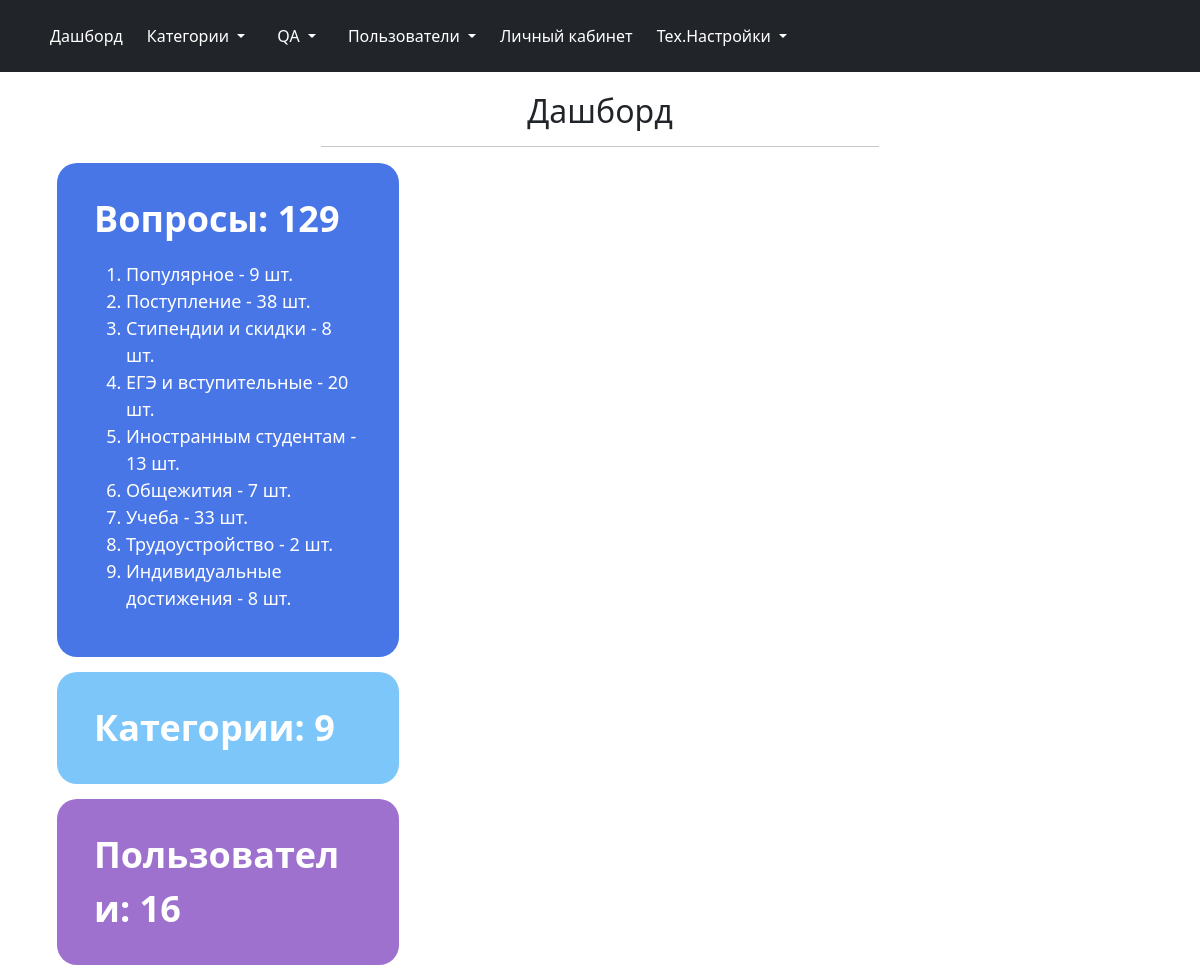
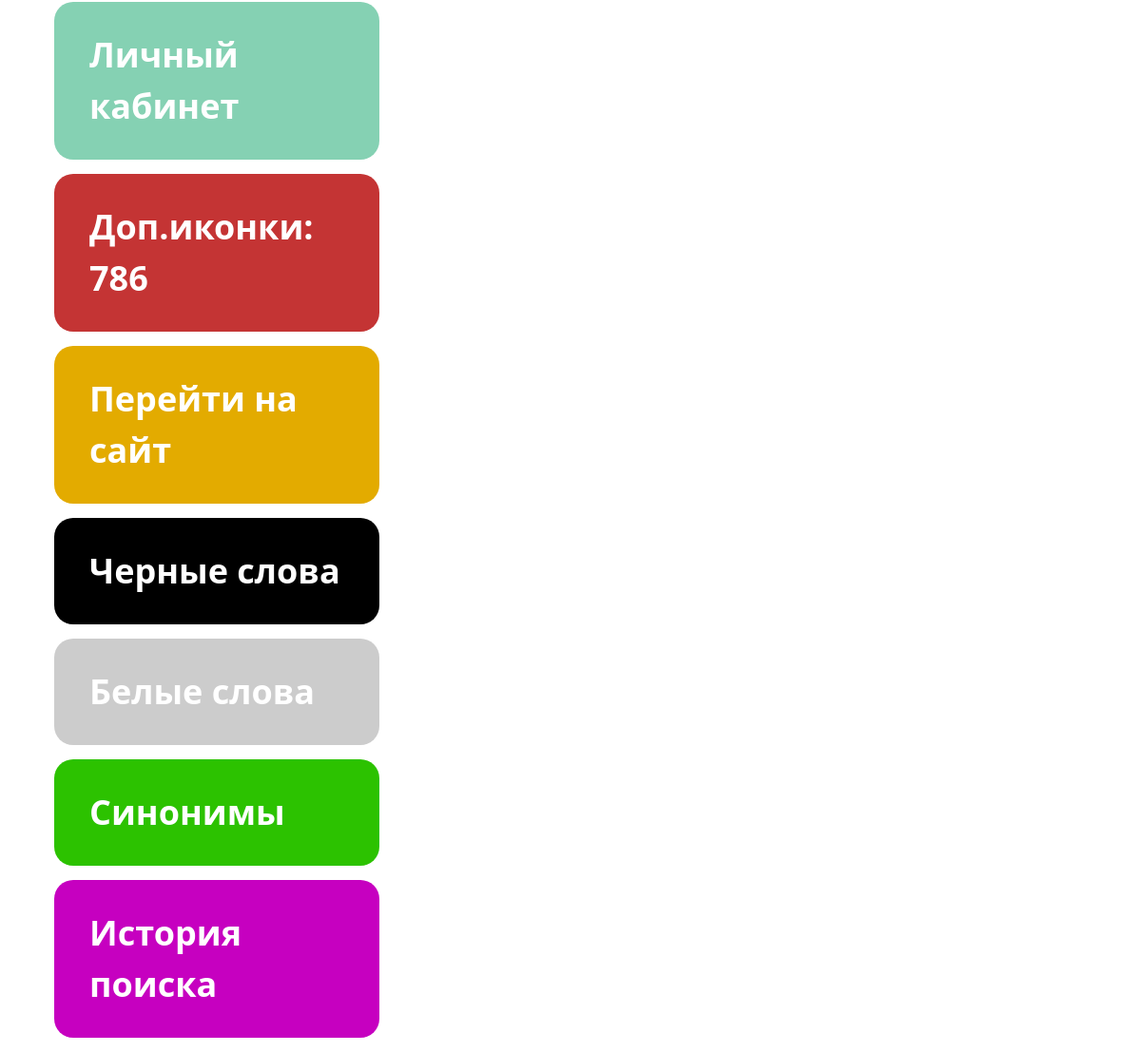
Page /admin/ (signed in) on the committed database (2 pictures, top to bottom).
### models.py (models this page shows, shortened)
class Categories(db.Model):
    id = db.Column(db.Integer, primary_key = True)
    name = db.Column(db.String(100), nullable=False)
    priority = db.Column(db.Integer, nullable=False)
    icon_name = db.Column(db.String(30))
    color = db.Column(db.String(7))

### admin/admin.py (the view)
@admin.route('/')
@login_required
def index():
    try:
        categories = Categories.query
        questions = Questions.query
        users_count = Users.query.count()
    except (NameError, AttributeError):
        return "Ошибка чтения из БД"
    categories_count = categories.count()
    questions_count = questions.count()
    categories_id_count = functions.get_categories_id_count(categories_count, questions)
    categories_questions_count = []
    for category in categories:
        categories_questions_count += [(category, categories_id_count[category.id])]
    return render_template("admin/dashboard.html", categories_count=categories_count, users_count=users_count,
                           categories_questions_count=categories_questions_count, questions_count=questions_count)

### admin/functions.py (called while the page is built)
def get_categories_id_count(categories_count, questions):
    categories_id_count = {count: 0 for count in range(categories_count)}
    for question in questions:
        categories_id_count[question.cat_id] += 1
        if question.is_popular:
            categories_id_count[0] += 1
    return categories_id_count

### app.py (called while the page is built)
@login_manager.user_loader
def load_user(user_id):
    return Users.query.get(user_id)

### admin/templates/admin/dashboard.html (shortened to what this page needs)
{% extends 'admin/base.html' %}
{% import "admin/macros.html" as macros %}
{% block page_header %}
Дашборд
{% endblock %}
{% block styles %}
<link rel="stylesheet" href="{{ url_for('.static', filename='css/dashboard.css') }}">
{% endblock %}
{% block body %}
<section class="dashboard">
	<div class="dashboard_container">
		<div class="block_item">
			<div class="block_item_container" onclick="window.location.href = '{{ url_for('.ViewQA:qa') }}';" style="background-color: #4976e7;">
					<div class="block_item_title">
						Вопросы: {{ questions_count }}
					</div>
					<ol class="block_item_qa_list">
						{% for category in categories_questions_count %}
						<li>
							{% if category[0].id == 0 %}
							<a href="{{ url_for('.ViewQA:qa', popular=True) }}">{{ category[0].name }} - {{ category[1] }} шт.</a>
							{% else %}
							<a href="{{ url_for('.ViewQA:qa', cat_id=category[0].id) }}">{{ category[0].name }} - {{ category[1] }} шт.</a>
							{% endif %}
						</li>
						{% endfor %}
					</ol>
			</div>
		</div>
		{{ macros.dashboard_item(title = 'Категории: ' + categories_count | string(),
				color = '#7cc6fa',
				link = 'window.location.href = "' + url_for('.ViewCategory:category') + '"'
			)
		}}
		{{ macros.dashboard_item(title = 'Пользователи: ' + users_count | string(),
				color = '#9e71ce',
				link = 'window.location.href = "' + url_for('.ViewUser:users') + '"'
			)
		}}
		{{ macros.dashboard_item(title = 'Личный кабинет',
				color = '#85d1b3',
				link = 'window.location.href = "' + url_for('.ViewAccount:account') + '"'
			)
		}}
		{{ macros.dashboard_item(title = 'Доп.иконки: 786',
				color = '#c43434',
				link = 'window.open("' + url_for('.ViewCategory:cheat_sheet_icons') + '")'
			)
		}}
		{{ macros.dashboard_item(title = 'Перейти на сайт',
				color = '#e3ab00',
				link = 'window.open("' + url_for('website.index') + '")'
			)
		}}
		{{ macros.dashboard_item(title = 'Черные слова',
				color = '#000',
				link = 'window.location.href = "' + url_for('.ViewTechSetting:black_words') + '"'
			)
		}}
		{{ macros.dashboard_item(title = 'Белые слова',
				color = '#ccc',
				link = 'window.location.href = "' + url_for('.ViewTechSetting:white_words') + '"'
			)
		}}
		{{ macros.dashboard_item(title = 'Синонимы',
				color = '#2cc200',
				link = 'window.location.href = "' + url_for('.ViewTechSetting:synonyms') + '"'
			)
		}}
		{{ macros.dashboard_item(title = 'История поиска',
				color = '#c600c0',
				link = 'window.location.href = "' + url_for('.ViewRequest:requests') + '"'
			)
		}}
	</div>
</section>
{% endblock %}

### admin/static/css/dashboard.css (style rules this page uses)
.block_item { width: 33.3%; color: white; font-size: 18px; -moz-hyphens: auto; -webkit-hyphens: auto; -ms-hyphens: auto; word-wrap: break-word; }
.block_item_container { border-radius: 20px; padding: 24px 32px; margin: 15px; border: 5px solid #0000; cursor: pointer; }
.block_item_container>ol>li>a { color: white; text-decoration: none; }
.block_item_title { font-size: 36px; font-weight: 700; }
.block_item_qa_list { margin-top: 15px; }

### rows in the picture
Categories: name "Популярное", category "9"
Categories: name "Поступление", category "38"
Categories: name "Стипендии и скидки", category "8"
Categories: name "ЕГЭ и вступительные", category "20"
Categories: name "Иностранным студентам", category "13"
Categories: name "Общежития", category "7"
Categories: name "Учеба", category "33"
Categories: name "Трудоустройство", category "2"
Categories: name "Индивидуальные достижения", id "8"

### other values in the picture
{{ questions_count }} "129"
{{ title | safe }} "Категории: 9 Пользователи: 16 Личный кабинет Доп.иконки: 786 Перейти на сайт Черные слова Белые слова Синонимы История поиска"
